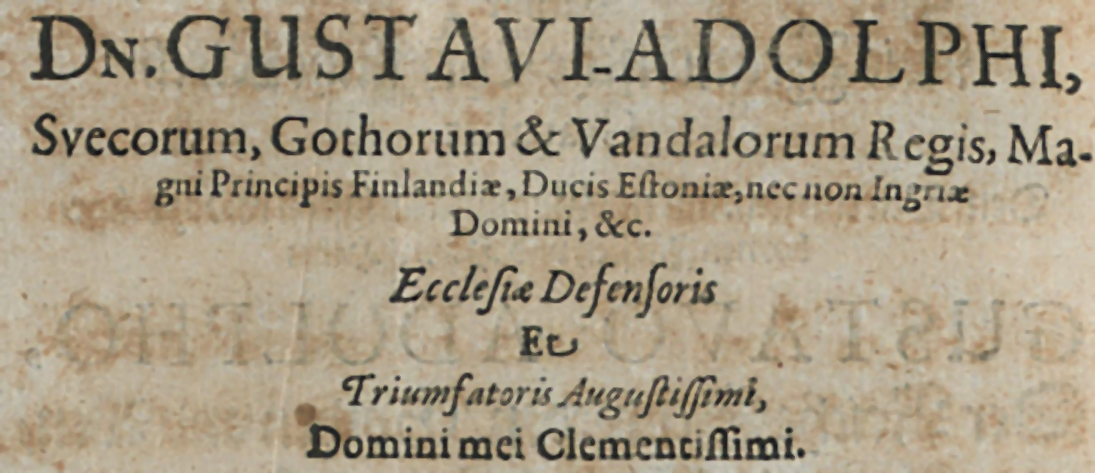
#> input picture Exercise_1/data/contrast.jpg, 1095 x 473 px
$ python otsu.py
#> lines starting #> are read from the running program, lines starting #| are printed output that depends on the picture; after the words box and inside, x2 and y2 are one past the last pixel; in counts of white or black regions, pixels touching at a corner belong together
import numpy as np
import cv2
import matplotlib.pyplot as plt
from pathlib import Path
from pathlib import Path


def load_image(path: str) -> np.ndarray:
#> called with path = 'Exercise_1/data/contrast.jpg'
    loaded_image = cv2.imread(path, cv2.IMREAD_GRAYSCALE)
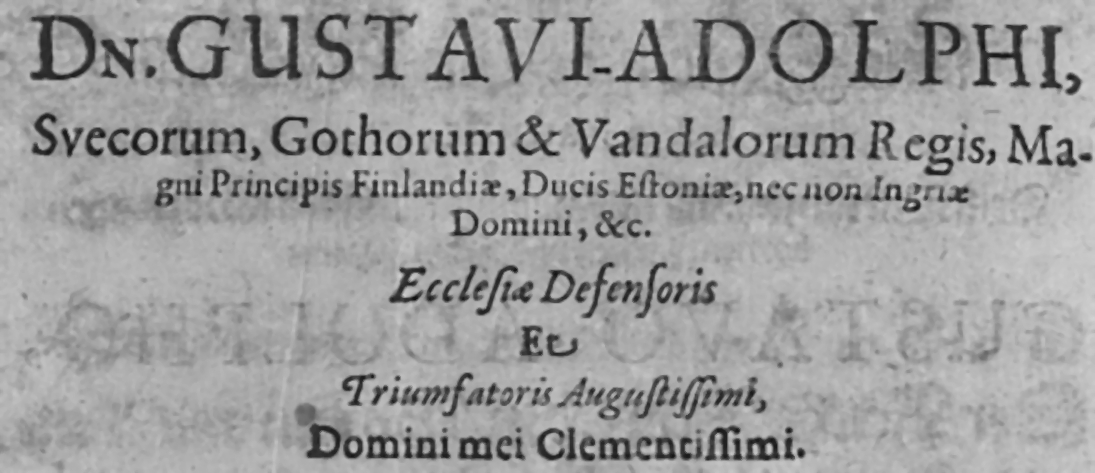
#> loaded_image: shape (473, 1095); min 17, max 210, mean 156.9
    if loaded_image is None:
        raise FileNotFoundError(f"Cannot load image at {path}")
    return loaded_image


# [82 lines left out: functions compute_histogram, p_helper, mu_helper, otsu_threshold, otsu_binarize, not called in this run]


def custom_binarization(image: np.ndarray, theta: int) -> tuple[np.ndarray, int]:
    # ToDo: Binarize the image with a custom value.
#> called with theta = 120
    new_image = np.where(image > theta, 255, 0).astype(np.uint8)
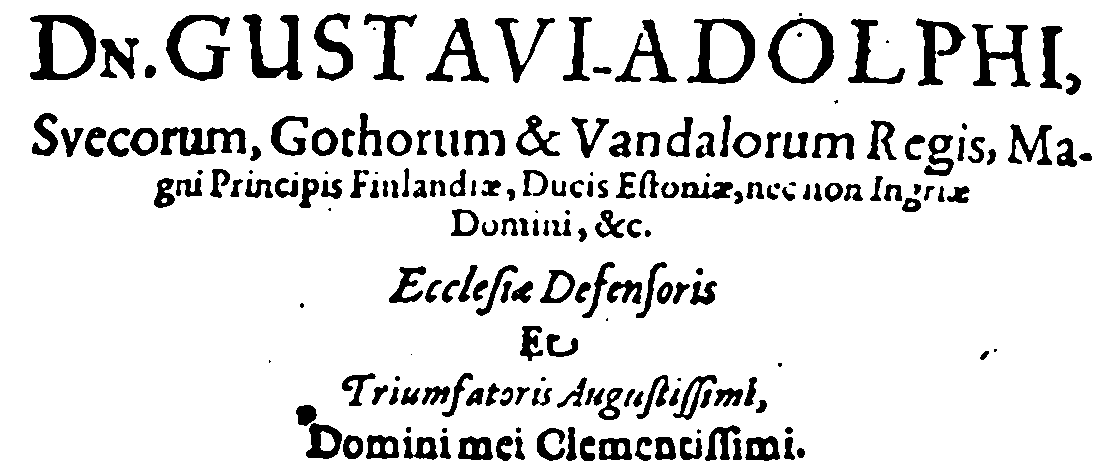
#> new_image: shape (473, 1095); 87.9% white; 206 black regions (23 under 20 px), largest, box (x1, y1, x2, y2) and area: (30, 15, 96, 80) 1963, (687, 18, 755, 84) 1648, (243, 14, 303, 80) 1642
    return new_image, theta


# Compatibility aliases for unit tests
create_greyscale_histogram = compute_histogram
calculate_otsu_threshold = otsu_threshold

# [4 lines left out: function otsu, not called in this run]

def binarize_threshold(image: np.ndarray, theta: int) -> np.ndarray:
    """Simple thresholding utility used in tests."""
    return np.where(image > theta, 255, 0).astype(np.uint8)

if __name__ == '__main__':
    # Load grayscale image.
    base_dir = Path(__file__).resolve().parent
    loaded_image = load_image(str(base_dir / 'data' / 'contrast.jpg'))

    # Compute Otsu's binarization or perform a custom binarization. Comment out one of the options.
    # binarized_image, threshold = otsu_binarize(loaded_image)
    binarized_image, threshold = custom_binarization(loaded_image, 120)
#> threshold = 120
    # binarized_image, threshold = otsu_binarize(loaded_image)

    # Display the original and the binarized image next to each other.
    plt.figure(figsize=(8, 4))
    plt.subplot(1, 2, 1)
    plt.imshow(loaded_image, cmap='gray')
    plt.title('Original')
    plt.axis('off')

    if binarized_image.size != 0:
        plt.subplot(1, 2, 2)
        plt.imshow(binarized_image, cmap='gray')
        plt.title(f"Otsu Binarization (t={threshold})")
        plt.axis('off')

        plt.tight_layout()
        plt.show()
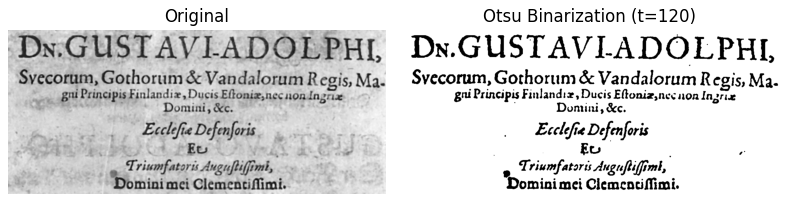
#> figure drawn by matplotlib, 2 panels

$ run again, with Exercise_1/data/hello.png saved as Exercise_1/data/contrast.jpg
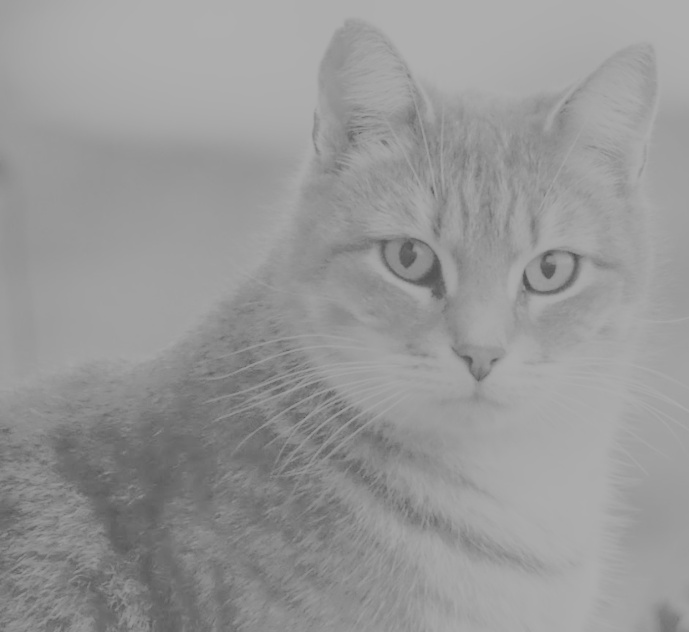
#> input picture Exercise_1/data/hello.png, 689 x 632 px
#> in load_image, loaded_image is the input picture: shape (632, 689); min 78, max 176, mean 151.1
#> in custom_binarization, `new_image = np.where(image > theta, 255, 0).astype(np.uint8)`:
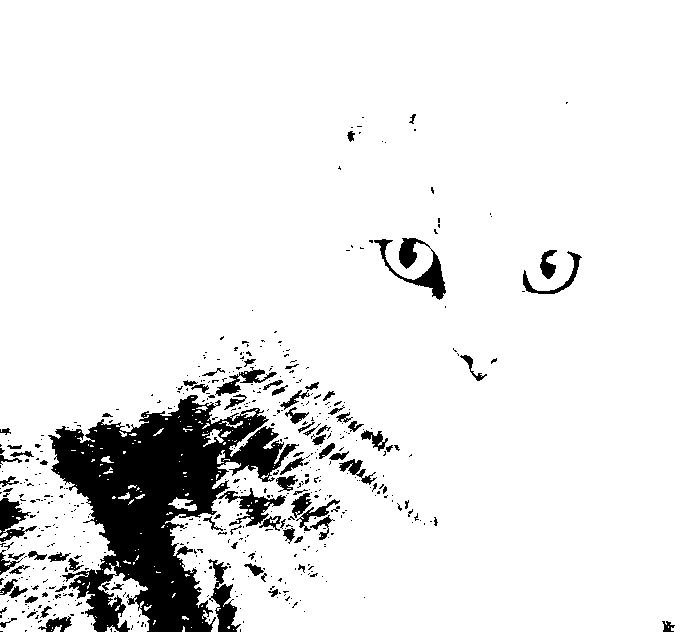
#> new_image: shape (632, 689); 91% white; 524 black regions (438 under 20 px), largest, box (x1, y1, x2, y2) and area: (48, 395, 299, 632) 26238, (374, 238, 446, 300) 1366, (208, 559, 241, 632) 963
#> threshold = 120
#> `plt.show()`:
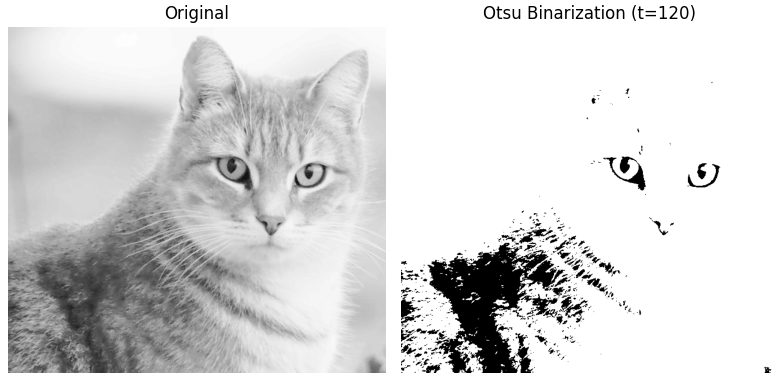
#> figure drawn by matplotlib, 2 panels
